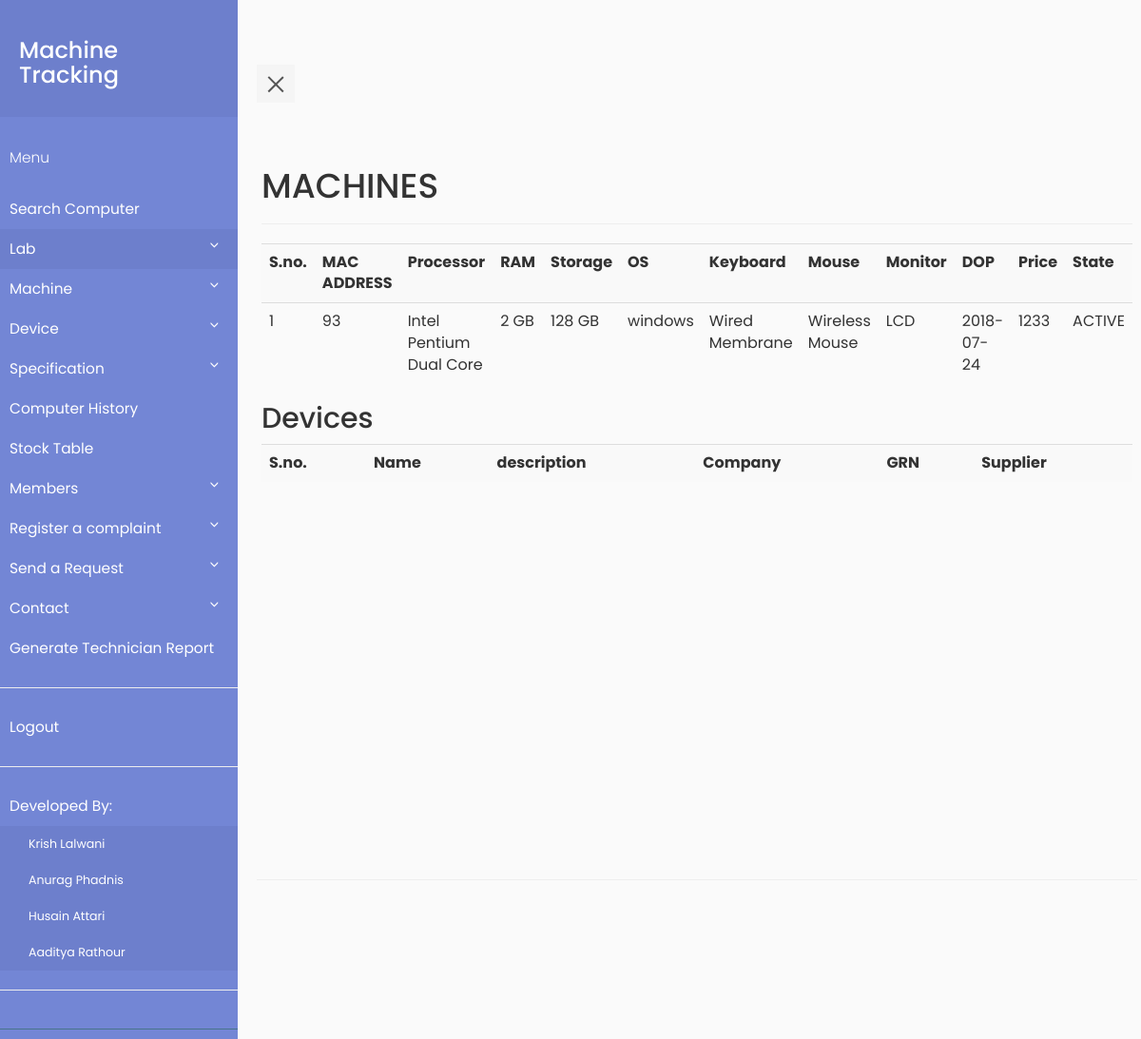
The page /viewpcbylab.php?lab=1 (signed in) on the database its author committed.
### tables this page shows
CREATE TABLE `machine` (
  `machine_id` int(11) NOT NULL,
  `MAC_ADDR` varchar(30) DEFAULT NULL,
  `processor` int(11) NOT NULL,
  `ram` int(11) NOT NULL,
  `memory` int(11) NOT NULL,
  `DOP` date DEFAULT NULL,
  `price` int(11) DEFAULT NULL,
  `state` varchar(10) DEFAULT NULL,
  `os` varchar(30) DEFAULT NULL,
  `monitor` int(11) NOT NULL,
  `keyboard` int(11) NOT NULL,
  `mouse` int(11) NOT NULL,
  `grn` int(11) NOT NULL
);

CREATE TABLE `specification` (
  `spec_id` int(11) NOT NULL,
  `spec` varchar(50) DEFAULT NULL,
  `name_id` int(11) DEFAULT NULL
);

### viewpcbylab.php (the view, shortened to what this page needs)
<?php
    require_once "pdo.php";
?>
<html>
<head>
    <link rel="stylesheet" type="text/css" href="https://maxcdn.bootstrapcdn.com/bootstrap/3.3.7/css/bootstrap.min.css" >
    <link rel="stylesheet" type="text/css" href="style5.css">
</head>
<body>
            <div class="wrapper">
   <?php if (isset($_SESSION['id'])&&$_SESSION['role']=='0') include "navbar.php";
                else if(isset($_SESSION['id'])&&$_SESSION['role']=='1')  include "navbar_faculty.php";
                else include "navbar_tech.php";?>
         <div class="container-fluid row" id="content">
    <div class="page-header">
    <h1>MACHINES</h1>
    </div>
    <?php
        $stmtcnt = $pdo->query("SELECT COUNT(*) FROM machine");
        $row = $stmtcnt->fetch(PDO::FETCH_ASSOC);
        if($row['COUNT(*)']!=='0')
        {
            $i=1;
            $stmtread = $pdo->prepare("SELECT * FROM position where lab_id = :lid and final_date='1970-01-01'");
            $stmtread->execute(array(':lid' => $_GET['lab'] ));
            echo ("<table class=\"table table-striped\">
                <tr> <th>S.no.</th><th>MAC ADDRESS</th><th>Processor</th><th>RAM</th><th>Storage</th><th>OS</th><th>Keyboard</th><th>Mouse</th><th>Monitor</th><th>DOP</th><th>Price</th> <th>State</th> </tr>");
            while ( $row = $stmtread->fetch(PDO::FETCH_ASSOC) )
            {
                $mid=$row['machine_id'];
                $read2= $pdo -> query("SELECT * FROM machine where machine_id='$mid'");
                while($row2 = $read2->fetch(PDO::FETCH_ASSOC))
                {
                    $processor = $pdo->prepare("SELECT description FROM hardware where hardware_id = :hid");
                    $processor->execute(array(':hid' => $row2['processor']));
                    $processorn = $processor->fetch(PDO::FETCH_ASSOC);
                    $ram = $pdo->prepare("SELECT description FROM hardware where hardware_id = :hid");
                    $ram->execute(array(':hid' => $row2['ram']));
                    $ramn = $ram->fetch(PDO::FETCH_ASSOC);
                    $memory = $pdo->prepare("SELECT description FROM hardware where hardware_id = :hid");
                    $memory->execute(array(':hid' => $row2['memory']));
                    $memoryn = $memory->fetch(PDO::FETCH_ASSOC);
                    $keyboard = $pdo->prepare("SELECT description FROM hardware where hardware_id = :hid");
                    $keyboard->execute(array(':hid' => $row2['keyboard']));
                    $keyboardn = $keyboard->fetch(PDO::FETCH_ASSOC);
                    $mouse = $pdo->prepare("SELECT description FROM hardware where hardware_id = :hid");
                    $mouse->execute(array(':hid' => $row2['mouse']));
                    $mousen = $mouse->fetch(PDO::FETCH_ASSOC);
                    $monitor = $pdo->prepare("SELECT description FROM hardware where hardware_id = :hid");
                    $monitor->execute(array(':hid' => $row2['monitor']));
                    $monitorn = $monitor->fetch(PDO::FETCH_ASSOC);
                    echo ("<tr>");
                    echo ("<td>");
                    echo($i);
                    echo("</td>");
                    echo ("<td>");
                    echo(htmlentities($row2['MAC_ADDR']));
                    echo ("</td>");
                    echo ("<td>");
                $pro = $pdo->prepare("SELECT spec FROM specification where spec_id = :spec_id");
                $pro->execute(array(':spec_id' => $processorn['description']));
                $pron = $pro->fetch(PDO::FETCH_ASSOC);
                echo($pron['spec']);
                echo ("</td>");
                    echo ("<td>");
                 $ram = $pdo->prepare("SELECT spec FROM specification where spec_id = :spec_id");
                $ram->execute(array(':spec_id' => $ramn['description']));
                $ramn = $ram->fetch(PDO::FETCH_ASSOC);
                echo($ramn['spec']);
                echo ("</td>");
                    echo ("<td>");
                 $memory = $pdo->prepare("SELECT spec FROM specification where spec_id = :spec_id");
                $memory->execute(array(':spec_id' => $memoryn['description']));
                $memoryn = $memory->fetch(PDO::FETCH_ASSOC);
                echo($memoryn['spec']);
                echo ("</td>");
                    echo ("<td>");
                    echo(htmlentities($row2['os']));
                    echo ("</td>");
                    echo ("<td>");
                $keyboard = $pdo->prepare("SELECT spec FROM specification where spec_id = :spec_id");
                $keyboard->execute(array(':spec_id' => $keyboardn['description']));
                $keyboardn = $keyboard->fetch(PDO::FETCH_ASSOC);
                echo($keyboardn['spec']);
                echo ("</td>");
                    echo ("<td>");
                $mouse = $pdo->prepare("SELECT spec FROM specification where spec_id = :spec_id");
                $mouse->execute(array(':spec_id' => $mousen['description']));
                $mousen = $mouse->fetch(PDO::FETCH_ASSOC);
                echo($mousen['spec']);
                echo ("</td>");
                echo ("<td>");
                $monitor = $pdo->prepare("SELECT spec FROM specification where spec_id = :spec_id");
                $monitor->execute(array(':spec_id' => $monitorn['description']));
                $monitorn = $monitor->fetch(PDO::FETCH_ASSOC);
                echo($monitorn['spec']);
                echo ("</td>");
                    echo ("<td>");
                    echo(htmlentities($row2['DOP']));
                    echo ("</td>");
                    echo ("<td>");
                    echo(htmlentities($row2['price']));
                    echo ("</td>");
                    echo ("<td>");
                    echo(htmlentities($row2['state']));
                    echo ("</td>");
                    $i++;
                }
            }
            echo('</table>');
        }
        echo("<h2>Devices</h2>");
                echo ("<table class=\"table table-striped\">
                    <tr> <th>S.no.</th><th>Name</th><th>description</th><th>Company</th><th>GRN</th><th>Supplier</th></tr>");
                echo('</table>');
    ?>
    </div>
</body>
</html>

### style5.css (style rules this page uses)
body { font-family: 'Poppins', sans-serif; background: #fafafa; }
.wrapper { display: flex; align-items: stretch; perspective: 1500px; }
#content { padding: 20px; min-height: 100vh; transition: all 0.3s; }

### rows shown on the page
machine: MAC_ADDR "93", specification.spec "Intel Pentium Dual Core", specification.spec "2 GB", specification.spec "128 GB", os "windows", specification.spec "Wired Membrane", specification.spec "Wireless Mouse", specification.spec "LCD", DOP "2018-07-24", price "1233", state "ACTIVE"
